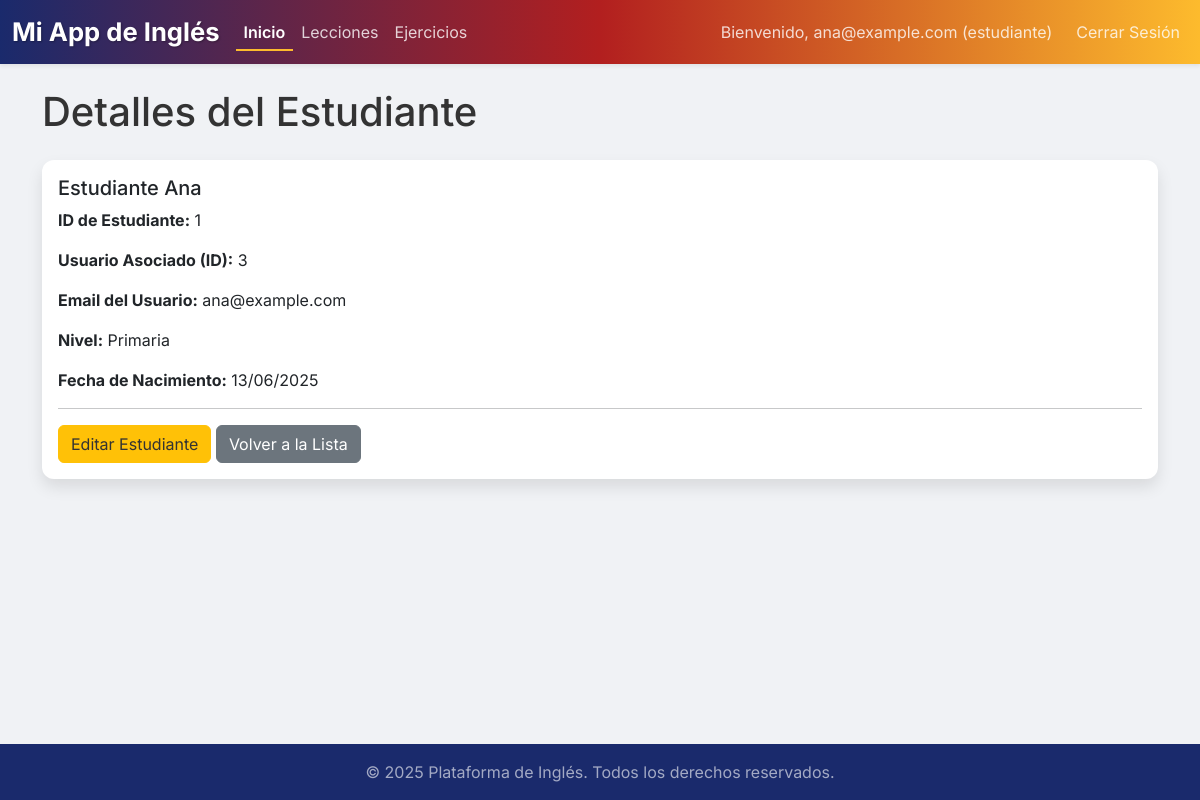
The app's page /ver_estudiante_web/1 (signed in) with its own data.
### app.py (models this page shows, shortened)
class BaseModel(db.Model):
    __abstract__ = True # Indica que esta clase es abstracta y no se mapeará a una tabla

class Usuario(BaseModel):
    __tablename__ = 'usuarios'
    id_usuario = db.Column(db.Integer, primary_key=True)
    nombre = db.Column(db.String(100), nullable=False)
    email = db.Column(db.String(120), unique=True, nullable=False)
    contrasena_hash = db.Column(db.String(255), nullable=False)
    rol = db.Column(db.String(50), nullable=False) # 'admin', 'profesor', 'estudiante'
    fecha_registro = db.Column(db.DateTime, default=datetime.datetime.now)
    activo = db.Column(db.Boolean, default=True)
    estudiante_rel = db.relationship('Estudiante', backref='usuario', uselist=False, lazy=True, cascade="all, delete-orphan")
    profesor_rel = db.relationship('Profesor', backref='usuario', uselist=False, lazy=True, cascade="all, delete-orphan")

class Estudiante(BaseModel):
    __tablename__ = 'estudiantes'
    id_estudiante = db.Column(db.Integer, primary_key=True)
    id_usuario = db.Column(db.Integer, db.ForeignKey('usuarios.id_usuario'), unique=True, nullable=False)
    id_nivel = db.Column(db.Integer, db.ForeignKey('niveles.id_nivel'), nullable=False)
    fecha_nacimiento = db.Column(db.Date, nullable=False)

class Nivel(BaseModel):
    __tablename__ = 'niveles'
    id_nivel = db.Column(db.Integer, primary_key=True)
    niveles = db.Column(db.String(80), unique=True, nullable=False)
    estudiantes = db.relationship('Estudiante', backref='nivel_obj', lazy=True)
    profesores = db.relationship('Profesor', backref='nivel_obj', lazy=True)
    lecciones = db.relationship('Leccion', backref='nivel_obj', lazy=True) # Si las lecciones tienen un nivel específico

### app.py (the view)
@app.route('/ver_estudiante_web/<int:id_estudiante>')
@login_required
def ver_estudiante_web(id_estudiante):
    estudiante = Estudiante.query.get_or_404(id_estudiante)
    return render_template('ver_estudiante.html', estudiante=estudiante)

### app.py (called while the page is built)
def login_required(f):
    @wraps(f)
    def decorated_function(*args, **kwargs):
        if 'user_id' not in session:
            flash('Necesitas iniciar sesión para acceder a esta página.', 'warning')
            return redirect(url_for('login'))
        return f(*args, **kwargs)
    return decorated_function

### templates/ver_estudiante.html (shortened to what this page needs)
{% extends "base.html" %}
{% block content %}
    <h1 class="mb-4">Detalles del Estudiante</h1>
    <div class="card">
        <div class="card-body">
            <h5 class="card-title">{{ estudiante.usuario.nombre if estudiante.usuario else 'Estudiante Desconocido' }}</h5>
            <p class="card-text"><strong>ID de Estudiante:</strong> {{ estudiante.id_estudiante }}</p>
            <p class="card-text"><strong>Usuario Asociado (ID):</strong> {{ estudiante.id_usuario }}</p>
            <p class="card-text"><strong>Email del Usuario:</strong> {{ estudiante.usuario.email if estudiante.usuario else 'N/A' }}</p>
            <p class="card-text"><strong>Nivel:</strong> {{ estudiante.nivel_obj.niveles if estudiante.nivel_obj else 'N/A' }}</p>
            <p class="card-text"><strong>Fecha de Nacimiento:</strong> {{ estudiante.fecha_nacimiento.strftime('%d/%m/%Y') }}</p>
            <hr>
            <a href="{{ url_for('editar_estudiante_web', id_estudiante=estudiante.id_estudiante) }}" class="btn btn-warning">Editar Estudiante</a>
            <a href="{{ url_for('estudiantes_web') }}" class="btn btn-secondary">Volver a la Lista</a>
        </div>
    </div>
{% endblock %}

### templates/base.html (shortened to what this page needs)
<!DOCTYPE html>
<html lang="es">
<head>
    <link href="https://cdn.jsdelivr.net/npm/bootstrap@5.3.0/dist/css/bootstrap.min.css" rel="stylesheet">
    <link rel="stylesheet" href="{{ url_for('static', filename='css/style.css') }}">
</head>
<body>
    <nav class="navbar navbar-expand-lg navbar-dark bg-dark custom-navbar-gradient shadow-sm">
        <div class="container-fluid">
            <a class="navbar-brand fw-bold" href="{{ url_for('index') }}">Mi App de Inglés</a>
            <div class="collapse navbar-collapse" id="navbarNav">
                <ul class="navbar-nav me-auto mb-2 mb-lg-0">
                    {% if session.get('user_id') %}
                    <li class="nav-item">
                        <a class="nav-link active" aria-current="page" href="{{ url_for('index') }}">Inicio</a>
                    </li>
                    {% endif %}
                    {% if session.get('user_rol') == 'admin' %}
                    <li class="nav-item">
                        <a class="nav-link" href="{{ url_for('niveles_web') }}">Niveles</a>
                    </li>
                    <li class="nav-item">
                        <a class="nav-link" href="{{ url_for('usuarios_web') }}">Usuarios</a>
                    </li>
                    <li class="nav-item">
                        <a class="nav-link" href="{{ url_for('estudiantes_web') }}">Estudiantes</a>
                    </li>
                    <li class="nav-item">
                        <a class="nav-link" href="{{ url_for('profesores_web') }}">Profesores</a>
                    </li>
                    <li class="nav-item">
                        <a class="nav-link" href="{{ url_for('lecciones_web') }}">Lecciones</a>
                    </li>
                    <li class="nav-item">
                        <a class="nav-link" href="{{ url_for('ejercicios_web') }}">Ejercicios</a>
                    </li>
                    {% elif session.get('user_rol') == 'estudiante' %}
                    <li class="nav-item">
                        <a class="nav-link" href="{{ url_for('lecciones_web') }}">Lecciones</a>
                    </li>
                    <li class="nav-item">
                        <a class="nav-link" href="{{ url_for('ejercicios_web') }}">Ejercicios</a>
                    </li>
                    {% endif %}
                </ul>
                <ul class="navbar-nav">
                    {% if session.get('user_id') %}
                        <li class="nav-item d-flex align-items-center">
                            <span class="nav-link text-white-50">Bienvenido, {{ session.get('user_email') }} ({{ session.get('user_rol') }})</span>
                        </li>
                        <li class="nav-item">
                            <a class="nav-link btn btn-outline-light ms-2" href="{{ url_for('logout') }}">Cerrar Sesión</a>
                        </li>
                    {% else %}
                        <li class="nav-item">
                            <a class="nav-link btn btn-outline-light" href="{{ url_for('login') }}">Iniciar Sesión</a>
                        </li>
                    {% endif %}
                </ul>
            </div>
        </div>
    </nav>
    <div class="container py-4">
        {% block content %}{% endblock %}
    </div>
    <footer class="footer mt-auto py-3 bg-dark text-white-50">
        <div class="container text-center">
            <span>&copy; 2025 Plataforma de Inglés. Todos los derechos reservados.</span>
        </div>
    </footer>
</body>
</html>

### static/css/style.css (style rules this page uses)
body { font-family: 'Inter', sans-serif; background-color: #f0f2f5; color: #333; min-height: 100vh; display: flex; flex-direction: column; }
.custom-navbar-gradient { background: linear-gradient(90deg, #1a2a6c 0%, #b21f1f 50%, #fdbb2d 100%); box-shadow: 0 4px 8px rgba(0, 0, 0, 0.2); }
.navbar-brand { font-size: 1.6rem; color: #ffffff !important; text-shadow: 1px 1px 2px rgba(0,0,0,0.3); }
.nav-link { color: rgba(255, 255, 255, 0.8) !important; transition: color 0.3s ease; }
.nav-link.active { color: #ffffff !important; font-weight: 600; border-bottom: 2px solid #fdbb2d; padding-bottom: 5px; }
.navbar .btn-outline-light { color: #ffffff; border-color: #ffffff; transition: all 0.3s ease; }
.container.py-4 { flex: 1; padding-bottom: 3rem !important; }
.card { border: none; border-radius: 0.75rem; box-shadow: 0 0.5rem 1rem rgba(0, 0, 0, 0.1); transition: transform 0.2s ease-in-out; }
.footer { background-color: #1a2a6c !important; color: rgba(255, 255, 255, 0.6) !important; padding-top: 1.5rem; padding-bottom: 1.5rem; }
.btn-warning { background-color: #ffc107; border-color: #ffc107; color: #333; }
.btn-secondary { background-color: #6c757d; border-color: #6c757d; }

### records on screen
Usuario: get "ana@example.com", get "estudiante", usuario "Estudiante Ana", usuario "ana@example.com"
Estudiante: id_estudiante "1", id_usuario "3", fecha_nacimiento "13/06/2025"
Nivel: nivel_obj "Primaria"
